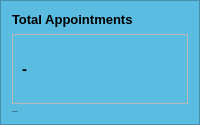
                                   <widget class="QFrame" name="card1_5">
                                    <property name="maximumSize">
                                     <size>
                                      <width>16667</width>
                                      <height>16667</height>
                                     </size>
                                    </property>
                                    <property name="styleSheet">
                                     <string notr="true">
background-color: rgb(90, 188, 224);</string>
                                    </property>
                                    <property name="frameShape">
                                     <enum>QFrame::StyledPanel</enum>
                                    </property>
                                    <property name="frameShadow">
                                     <enum>QFrame::Raised</enum>
                                    </property>
                                    <layout class="QVBoxLayout" name="verticalLayout_36">
                                     <property name="spacing">
                                      <number>7</number>
                                     </property>
                                     <property name="leftMargin">
                                      <number>11</number>
                                     </property>
                                     <property name="topMargin">
                                      <number>11</number>
                                     </property>
                                     <property name="rightMargin">
                                      <number>11</number>
                                     </property>
                                     <property name="bottomMargin">
                                      <number>11</number>
                                     </property>
                                     <item>
                                      <widget class="QLabel" name="label_60">
                                       <property name="minimumSize">
                                        <size>
                                         <width>0</width>
                                         <height>0</height>
                                        </size>
                                       </property>
                                       <property name="maximumSize">
                                        <size>
                                         <width>300</width>
                                         <height>16777215</height>
                                        </size>
                                       </property>
                                       <property name="font">
                                        <font>
                                         <pointsize>10</pointsize>
                                         <weight>75</weight>
                                         <bold>true</bold>
                                        </font>
                                       </property>
                                       <property name="styleSheet">
                                        <string notr="true">color: rgb(0, 0, 0);
background-color: none;
font-size:10pt;</string>
                                       </property>
                                       <property name="text">
                                        <string>Total Appointments</string>
                                       </property>
                                      </widget>
                                     </item>
                                     <item>
                                      <widget class="QFrame" name="frame_36">
                                       <property name="styleSheet">
                                        <string notr="true">background-color:none;</string>
                                       </property>
                                       <property name="frameShape">
                                        <enum>QFrame::StyledPanel</enum>
                                       </property>
                                       <property name="frameShadow">
                                        <enum>QFrame::Raised</enum>
                                       </property>
                                       <layout class="QHBoxLayout" name="horizontalLayout_43">
                                        <item>
                                         <widget class="QLabel" name="total_app">
                                          <property name="font">
                                           <font>
                                            <pointsize>11</pointsize>
                                            <weight>75</weight>
                                            <bold>true</bold>
                                           </font>
                                          </property>
                                          <property name="styleSheet">
                                           <string notr="true">color: rgb(0, 0, 0);
font-size:11pt;</string>
                                          </property>
                                          <property name="text">
                                           <string>-</string>
                                          </property>
                                         </widget>
                                        </item>
                                        <item>
                                         <widget class="QLabel" name="label_61">
                                          <property name="minimumSize">
                                           <size>
                                            <width>50</width>
                                            <height>50</height>
                                           </size>
                                          </property>
                                          <property name="maximumSize">
                                           <size>
                                            <width>70</width>
                                            <height>70</height>
                                           </size>
                                          </property>
                                          <property name="text">
                                           <string/>
                                          </property>
                                          <property name="pixmap">
                                           <pixmap resource="icons.qrc">:/icons/appointment.png</pixmap>
                                          </property>
                                          <property name="scaledContents">
                                           <bool>true</bool>
                                          </property>
                                         </widget>
                                        </item>
                                       </layout>
                                      </widget>
                                     </item>
                                     <item>
                                      <widget class="QLabel" name="label_63">
                                       <property name="font">
                                        <font>
                                         <pointsize>-1</pointsize>
                                        </font>
                                       </property>
                                       <property name="styleSheet">
                                        <string notr="true">background-color:none;
color: rgb(0, 0, 0);</string>
                                       </property>
                                       <property name="text">
                                        <string>Appointments</string>
                                       </property>
                                      </widget>
                                     </item>
                                    </layout>
                                   </widget>
